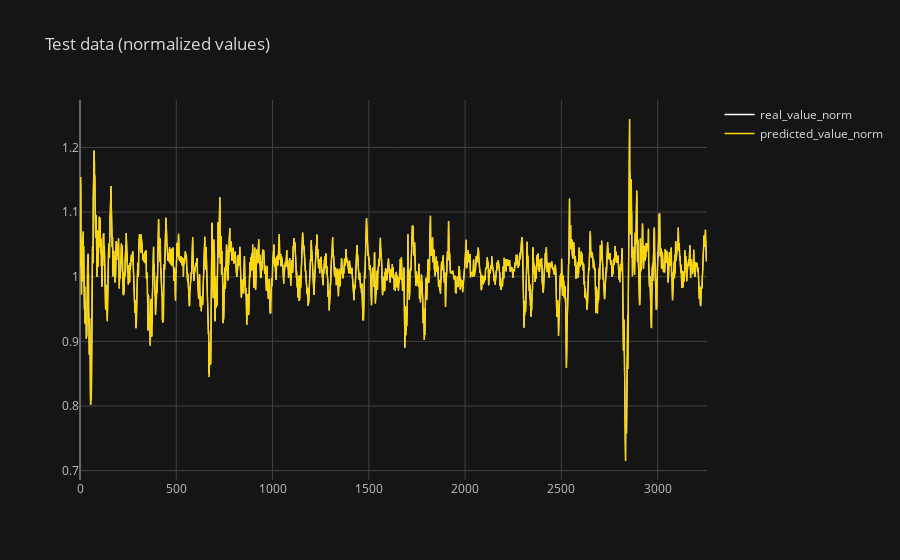
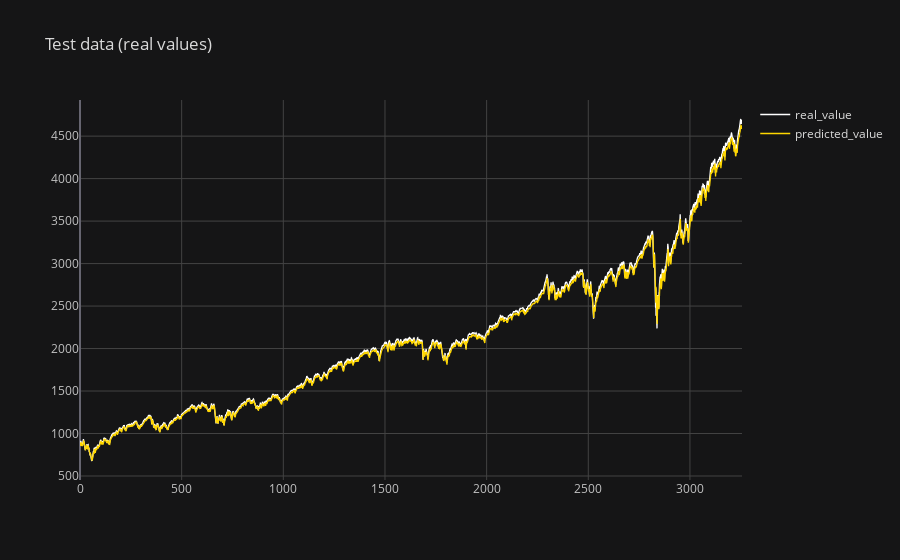

The notebook cell saved with these charts, in order:
### Code cell
# Predict one following sample, taking the nb_samples last real values of S&P500
nb_test = len(dataset_test)
print("longueur du dataset test = ", nb_test)
y_truth_norm = []
y_truth = []
y_hat_norm = []
y_hat = []

for i in range(nb_test):
  x, y = dataset_test.__getitem__(i)
  # print("x = ", x)
  # print("y = ", y)
  norm_value = dataset_test.get_normalization_value(i)
  x = torch.unsqueeze(torch.unsqueeze(x, 0), -1).float()
  # print("x = ", x)
  x = x.to(device)
  y_pred = model.forward(x)

  y_truth_norm.append(torch.Tensor.cpu(y).detach().numpy())
  y_truth.append(torch.Tensor.cpu(y).detach().numpy()*norm_value)
  y_hat_norm.append(torch.Tensor.cpu(y).detach().numpy())
  y_hat.append(float(torch.Tensor.cpu(y_pred).detach().numpy())*norm_value)

df = pd.DataFrame({
    "sample_id":np.arange(len(dataset_test)),
    "real_value_norm": y_truth_norm, 
    "real_value": y_truth,
    "predicted_value_norm":y_hat_norm,
    "predicted_value":y_hat
    })

configure_plotly_browser_state()
df.iplot(kind='line', x='sample_id', y=['real_value_norm','predicted_value_norm'], color=['white', 'gold'], 
         theme='solar', mode='lines', title='Test data (normalized values)', size=10)

df.iplot(kind='line', x='sample_id', y=['real_value','predicted_value'], color=['white', 'gold'], 
         theme='solar', mode='lines', title='Test data (real values)', size=10)

plt.show()

### Figure 1 — Plotly figure (JSON) as saved in the notebook; plotly's stock layout.template omitted (floating-point values rounded to 4 significant figures; data arrays with more than 128 entries replaced by an {"elided": "..."} marker saying what was removed)
{"data": [{"name": "real_value_norm", "text": "", "mode": "lines", "y": {"elided": "3257 float values"}, "x": {"elided": "3257 int values"}, "line": {"color": "rgba(255, 255, 255, 1.0)", "dash": "solid", "shape": "linear", "width": 1.3}, "type": "scatter"}, {"name": "predicted_value_norm", "text": "", "mode": "lines", "y": {"elided": "3257 float values"}, "x": {"elided": "3257 int values"}, "line": {"color": "rgba(255, 215, 0, 1.0)", "dash": "solid", "shape": "linear", "width": 1.3}, "type": "scatter"}], "layout": {"title": {"text": "Test data (normalized values)", "font": {"color": "#D9D9D9"}}, "paper_bgcolor": "#151516", "plot_bgcolor": "#151516", "yaxis": {"tickfont": {"color": "#C2C2C2"}, "zerolinecolor": "#666570", "title": {"text": "", "font": {"color": "#D9D9D9"}}, "gridcolor": "#434343", "showgrid": true}, "xaxis": {"tickfont": {"color": "#C2C2C2"}, "zerolinecolor": "#666570", "title": {"text": "", "font": {"color": "#D9D9D9"}}, "gridcolor": "#434343", "showgrid": true}, "legend": {"bgcolor": "#151516", "font": {"color": "#D9D9D9"}}}}

### Figure 2 — Plotly figure (JSON) as saved in the notebook; plotly's stock layout.template omitted (floating-point values rounded to 4 significant figures; data arrays with more than 128 entries replaced by an {"elided": "..."} marker saying what was removed)
{"data": [{"name": "real_value", "text": "", "mode": "lines", "y": {"elided": "3257 float values"}, "x": {"elided": "3257 int values"}, "line": {"color": "rgba(255, 255, 255, 1.0)", "dash": "solid", "shape": "linear", "width": 1.3}, "type": "scatter"}, {"name": "predicted_value", "text": "", "mode": "lines", "y": {"elided": "3257 float values"}, "x": {"elided": "3257 int values"}, "line": {"color": "rgba(255, 215, 0, 1.0)", "dash": "solid", "shape": "linear", "width": 1.3}, "type": "scatter"}], "layout": {"title": {"text": "Test data (real values)", "font": {"color": "#D9D9D9"}}, "paper_bgcolor": "#151516", "plot_bgcolor": "#151516", "yaxis": {"tickfont": {"color": "#C2C2C2"}, "zerolinecolor": "#666570", "title": {"text": "", "font": {"color": "#D9D9D9"}}, "gridcolor": "#434343", "showgrid": true}, "xaxis": {"tickfont": {"color": "#C2C2C2"}, "zerolinecolor": "#666570", "title": {"text": "", "font": {"color": "#D9D9D9"}}, "gridcolor": "#434343", "showgrid": true}, "legend": {"bgcolor": "#151516", "font": {"color": "#D9D9D9"}}}}
